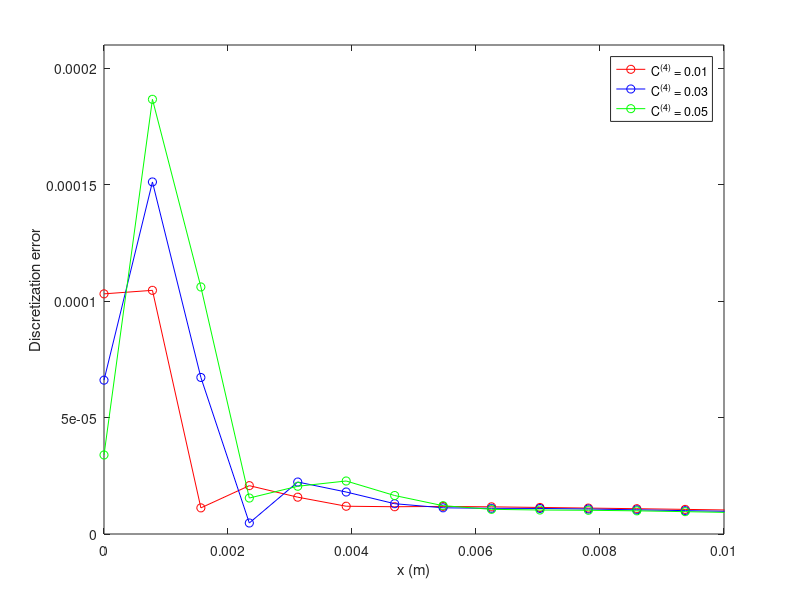

The MATLAB source for this figure: (Note: this script raises an error after producing the figure.)
% Author: Se Hwan
% AME 50572: Intro to CFD
% Plotting effect of C4

clc;clf; clear all
%% data
c4small = importdata('difference001.mat');
c4med = importdata('difference003.mat');
c4big = importdata("difference005.mat");
n = 65;
x = linspace(0,0.05,n);
errorSmall = c4small(cast(n/2,'int8'),:,1);
errorMed = c4med(cast(n/2,'int8'),:,1);
errorBig = c4big(cast(n/2,'int8'),:,1);


%% plotting
hold off;

figure(1)
plot(x,errorSmall,'ro-',x,errorMed,'bo-',x,errorBig,'go-')
xlabel('x (m)')
ylabel('Discretization error')
legend('C^{(4)} = 0.01','C^{(4)} = 0.03','C^{(4)} = 0.05')
axis([0 0.01 0 2.1*10^-4])
ax = gca;
ax.FontSize = 16;
ax.FontName = 'Times New Roman';